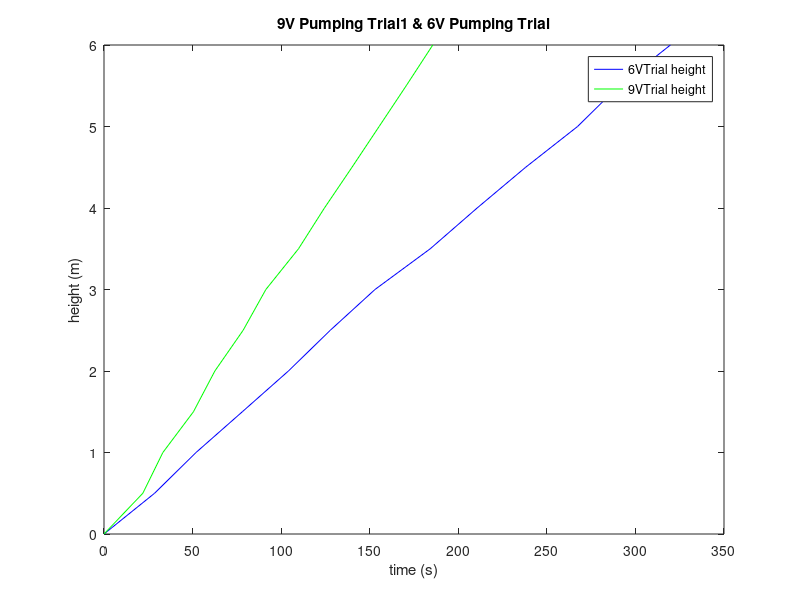

The MATLAB script that drew this image:
depth = [0:0.5:6]
NineVTrial = [0 21.92 33.23 50.49 62.58 78.55 91.37 109.81 124.44 140.00 155.30 170.60 185.59]
SixVTrial = [0 28.55 51.95 78.09 104.11 127.75 152.97 184.18 210.64 238.04 267.33 290.70 319.75]

figure()
plot (SixVTrial, depth, 'b', NineVTrial, depth,'g');
legend('6VTrial height', '9VTrial height');
hold on;
xlabel('time (s)');
ylabel('height (m)');
title('9V Pumping Trial1 & 6V Pumping Trial');
% FINDING Q, THE PUMP FLOW RATE FOR THE 9V PUMP:
% Q = A*(dH/dt)
% Q is flow rate in (m^3/s), A is cross-sectional area, dH/dt is gradient
% Tank Dimensions: 205mm * 150mm * 120mm (L * W * H)
% 9V Pump: dH/dt = 0.00019 and 0.00033. Average coefficient is 0.00026
% Therefore Q = 0.205*0.15*0.00026 = 0.000007995 = approx. 0.000008